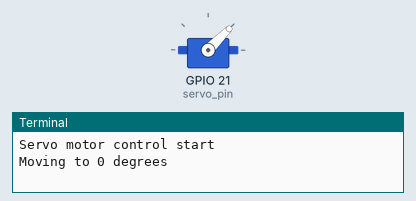
This program was run on a simulated Raspberry Pi (BCM pin numbers). Parts: servo, the last lines printed to the terminal. Servo angles are drawn from the pulse width (0.5 ms = 0°, 2.5 ms = 180°).

Above: at 0.05 s.
At 2.05 s:
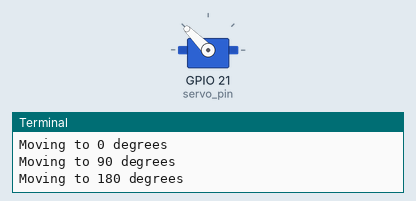
At 4.0 s:
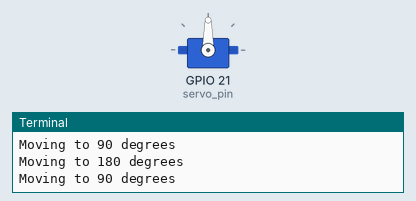
Timing chart, 0 to 5.2 s (numbered marks = the images above):
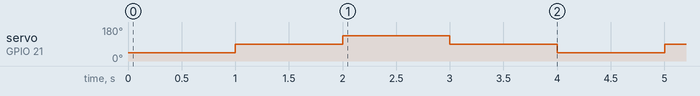

Measured:
- by itself, servo on GPIO 21 (servo_pin): repeats every 4.0 s: 135° 1.0 s, 90° 1.0 s, 45° 1.0 s, 90° 1.0 s

The program:

002_5_gpio_pwm_servo2.py
```python
'''
서보모터 제어
서보모터 제어핀 : GPIO21

서보모터 제어용 신호 주기 : 20ms
-> 주파수 : 50Hz
제어신호 1ms ~ 2ms
서보모터 제어용 신호의 듀티비 : 5% ~ 10%
0도 -> 90도 -> 180도 -> 90도 -> 0도로 위치 변경 반복

Duty Cycle:
5% -> 7.5% -> 10% -> 7.5% -> 5%
'''
import RPi.GPIO as GPIO
import time

servo_pin = 21

try:
    GPIO.setmode(GPIO.BCM)
    GPIO.setup(servo_pin, GPIO.OUT)

    pwm = GPIO.PWM(servo_pin, 50)  # 50Hz 주파수로 PWM 객체 생성
    pwm.start(0)  # PWM 신호를 0% 듀티 사이클로 시작

    print('Servo motor control start')

    while True :
        # 서보모터를 0도 위치로 이동
        print('Moving to 0 degrees')
        pwm.ChangeDutyCycle(5)  # 듀티 사이클을 5%로 변경 (약 0도)
        time.sleep(1)  # 1초 동안 유지

        # 서보모터를 90도 위치로 이동
        print('Moving to 90 degrees')
        pwm.ChangeDutyCycle(7.5)  # 듀티 사이클을 7.5%로 변경 (약 90도)
        time.sleep(1)  # 1초 동안 유지

        # 서보모터를 180도 위치로 이동
        print('Moving to 180 degrees')
        pwm.ChangeDutyCycle(10)  # 듀티 사이클을 10%로 변경 (약 180도)
        time.sleep(1)

        # 서보모터를 90도 위치로 이동
        print('Moving to 90 degrees')
        pwm.ChangeDutyCycle(7.5)  # 듀티 사이클을 7.5%로 변경 (약 90도)
        time.sleep(1)  # 1초 동안 유지

except KeyboardInterrupt:
    print("Key interrupt")
except Exception as e:
    print(f"An error occurred: {e}")
finally:
    pwm.stop()
    del pwm
    GPIO.cleanup()
print('Program end')
# print('Servo motor control end')
```
